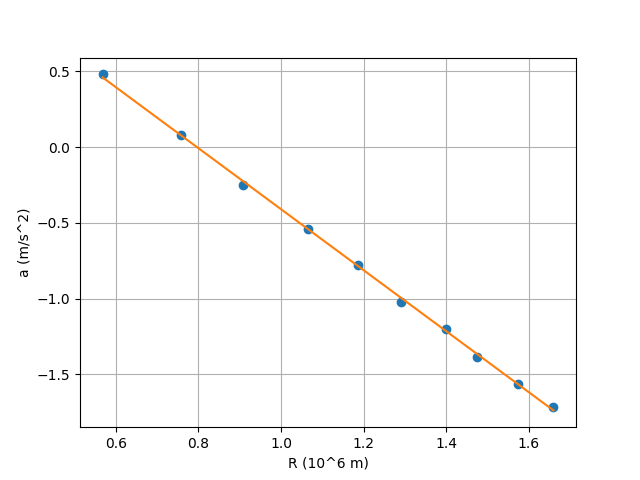

The script that drew this image:
import numpy as np
import matplotlib.pyplot as plt

R = np.array([1.765,2.135,2.482,2.900,3.274,3.636,4.057,4.366,4.826,5.257])
a = np.array([1.617,1.081,0.7807,0.5835,0.4591,0.3605,0.3021,0.2502,0.2093,0.1800])

logR = np.log(R)
loga = np.log(a)

def regLin(x,y):
    x2=x**2
    y2=y**2
    xy=x*y
    n=x.size

    sx=x.sum()
    sy=y.sum()
    sxy=xy.sum()
    sx2=x2.sum()
    sy2=y2.sum()

    m=(n*sxy-sx*sy)/(n*sx2-(sx**2))
    b=(sx2*sy-sx*sxy)/(n*sx2-(sx**2))
    
    r2n=n*sxy-sx*sy
    r2d1=n*sx2-(sx**2)
    r2d2=n*sy2-(sy**2)
    r2=(r2n**2) / (r2d1*r2d2)
    
    varM=abs(m)*np.sqrt( ((1/r2)-1)/(n-2) )
    varB = varM*np.sqrt(sx2/n)
    return m,b,r2,varM,varB

values = regLin(logR,loga)
m = values[0]
b = values[1]
r2 = values[2]
varM = values[3]
varB = values[4]

print("m = {} +/- {}".format(m,varM))
print("b = {} +/- {}".format(b,varB))
print("r^2 =", r2)

plt.xlabel("R (10^6 m)")
plt.ylabel("a (m/s^2)")
plt.plot(logR,loga,"o")
plt.plot(logR,m*logR+b)
plt.grid()
plt.show()
